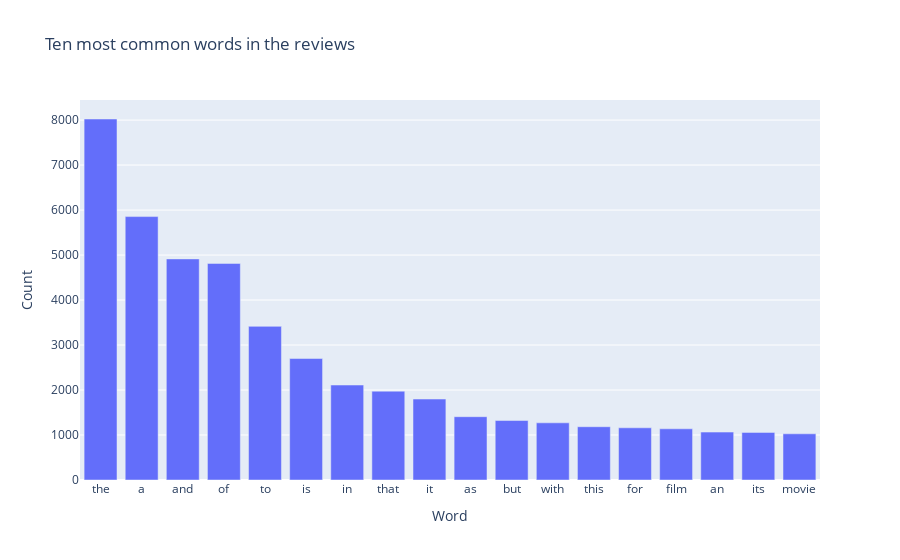

This figure's notebook cell:
### Code cell
from collections import Counter
review_word_counts = Counter(review_corpus)
ten_most_common_words = review_word_counts.most_common(20)

fig = go.Figure(data=[go.Bar(x=[word for word, count in ten_most_common_words if word.isalpha()], y=[count for word, count in ten_most_common_words if word.isalpha()])])
fig.update_layout(title='Ten most common words in the reviews', xaxis_title='Word', yaxis_title='Count')
fig.show()

### Figure 1 — Plotly figure (JSON) as saved in the notebook; plotly's stock layout.template omitted (floating-point values rounded to 4 significant figures)
{"data": [{"type": "bar", "x": ["the", "a", "and", "of", "to", "is", "in", "that", "it", "as", "but", "with", "this", "for", "film", "an", "its", "movie"], "y": [8024, 5855, 4914, 4814, 3415, 2700, 2111, 1974, 1799, 1407, 1322, 1271, 1184, 1160, 1138, 1065, 1058, 1027]}], "layout": {"title": {"text": "Ten most common words in the reviews"}, "xaxis": {"title": {"text": "Word"}}, "yaxis": {"title": {"text": "Count"}}}}
